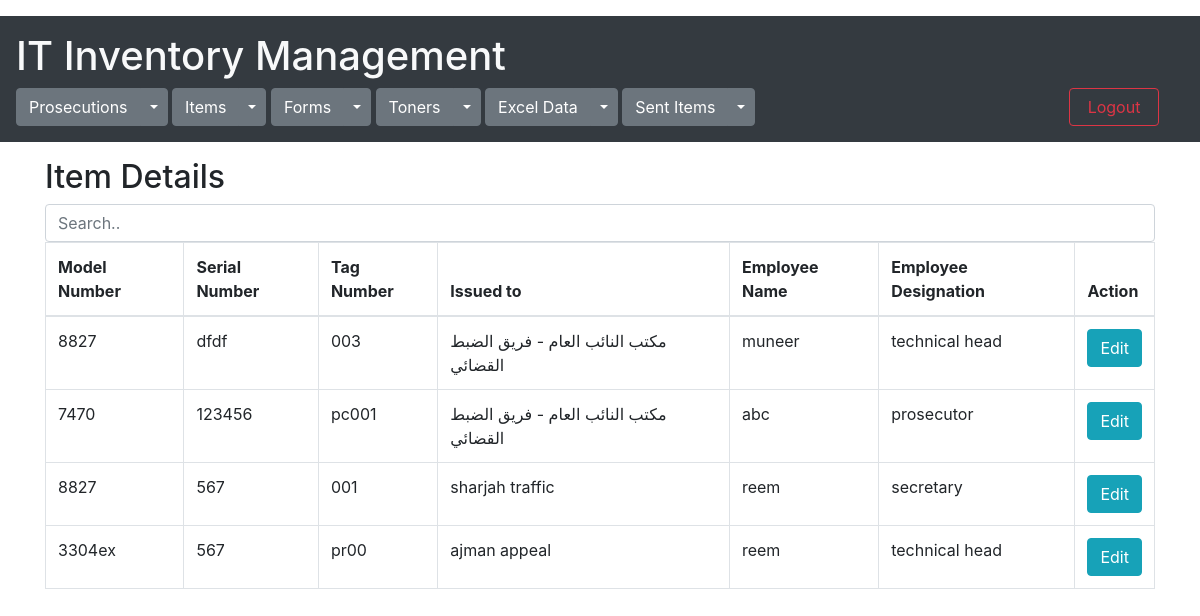
Screenshot of /items/edit_item_details/ (signed in) with the database file from the repository.
### items/models.py (models this page shows)
class ItemDetails(models.Model):
    STATUS = [
        ('In-Stock', 'In-Stock'),
        ('Out-of-Stock', 'Out-of-Stock'),
        ('issued-to', 'issued-to')
    ]
    serial_no = models.CharField(max_length=50,null=True)
    tag_no = models.CharField(max_length=50, null=True)
    rem_qty = models.IntegerField(default=0)
    status = models.CharField(max_length=30, default='In-stock', choices=STATUS)
    model_no=models.ForeignKey(Items,on_delete= models.CASCADE)
    issued_to =models.ForeignKey(Prosecutions,on_delete=models.CASCADE)
    employee_name=models.CharField(max_length=50,null=True)
    employee_designation = models.CharField(max_length=50, null=True)
    created = models.DateTimeField(default=datetime.now())

class Items(models.Model):
    model_no= models.CharField(max_length=30,null= True)
    description=models.CharField(max_length=50,null= True )
    total_qty=models.PositiveIntegerField(default=0,null=True)
    created = models.DateTimeField(default=datetime.now())

### prosecutions/models.py (models this page shows)
class Prosecutions(models.Model):
    name = models.CharField(max_length=255)
    location = models.CharField(max_length=30,default="none")
    created = models.DateTimeField(default=datetime.now())

### items/views.py (the view)
# urls.py: path('edit_item_details/', views.edit_item_details, name='edit_item_details'),
@cache_control(no_cache=True, must_revalidate=True,no_store=True)
@login_required(login_url="login")
def edit_item_details(request):
    itemdetails = ItemDetails.objects.all()
    return render(request, 'edit_item_details.html', {"itemdetails": itemdetails})

### items/templates/edit_item_details.html (shortened to what this page needs)
{% extends 'mainpage.html' %}
{% load static %}
{% block content %}
<div class="container">
  <h2>Item Details</h2>
   <input class="form-control" id="myInput" type="text" placeholder="Search..">
  <div class="table-responsive">
      <table class="table table-bordered">
          <thead>
          <tr>
              <th>Model Number</th>
              <th>Serial Number</th>
              <th>Tag Number</th>
              <th>Issued to</th>
              <th>Employee Name</th>
              <th>Employee Designation</th>
              <th>Action</th>
          </tr>
          </thead>
          <tbody id="myTable">
          {% for detail in itemdetails %}
          <tr>
              <td>{{detail.model_no.model_no}}</td>
              <td>{{detail.serial_no}}</td>
              <td>{{detail.tag_no}}</td>
              <td>{{detail.issued_to.name}}</td>
              <td>{{detail.employee_name}}</td>
              <td>{{detail.employee_designation}}</td>
              <td><a href="{% url 'edit_item_details_form' detail.id %}" class="btn btn-info">Edit</a></td>
          </tr>
          {% endfor %}
          </tbody>
      </table>
    </div>
</div>
{% endblock %}

### rows the page displays
ItemDetails: model_no.model_no "8827", serial_no "dfdf", tag_no "003", issued_to.name "مكتب النائب العام - فريق الضبط القضائي", employee_name "muneer", employee_designation "technical head"
ItemDetails: model_no.model_no "7470", serial_no "123456", tag_no "pc001", issued_to.name "مكتب النائب العام - فريق الضبط القضائي", employee_name "abc", employee_designation "prosecutor"
ItemDetails: model_no.model_no "8827", serial_no "567", tag_no "001", issued_to.name "sharjah traffic", employee_name "reem", employee_designation "secretary"
ItemDetails: model_no.model_no "3304ex", serial_no "567", tag_no "pr00", issued_to.name "ajman appeal", employee_name "reem", employee_designation "technical head"
